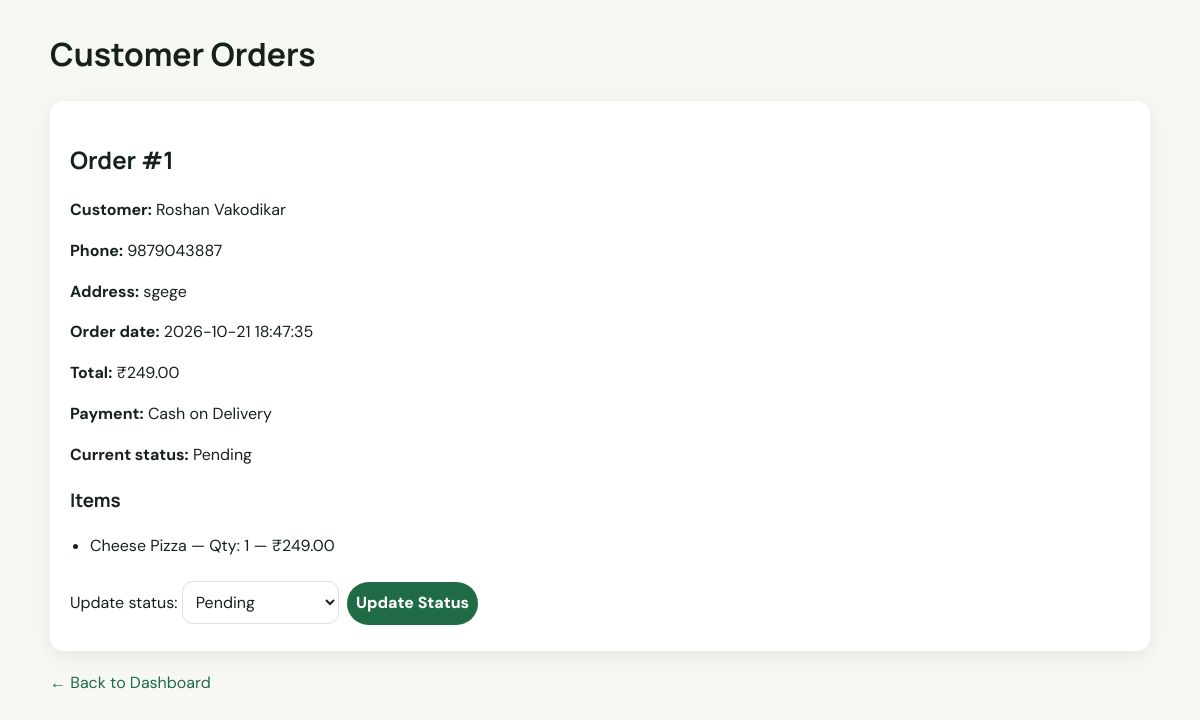
/admin/orders.php (signed in), run on the app's committed database.
### tables this page shows
CREATE TABLE IF NOT EXISTS orders (
  id INT UNSIGNED NOT NULL AUTO_INCREMENT,
  customer_name VARCHAR(150) NOT NULL,
  phone VARCHAR(25) NOT NULL,
  address TEXT NOT NULL,
  total_amount DECIMAL(10,2) NOT NULL DEFAULT 0,
  status ENUM('Pending','Preparing','Out for Delivery','Delivered','Cancelled') NOT NULL DEFAULT 'Pending',
  created_at TIMESTAMP NOT NULL DEFAULT CURRENT_TIMESTAMP,
  PRIMARY KEY (id),
  KEY idx_orders_phone (phone),
  KEY idx_orders_created_at (created_at)
);

CREATE TABLE IF NOT EXISTS order_items (
  id INT UNSIGNED NOT NULL AUTO_INCREMENT,
  order_id INT UNSIGNED NOT NULL,
  product_id INT UNSIGNED NULL,
  product_name VARCHAR(150) NOT NULL,
  price DECIMAL(10,2) NOT NULL,
  quantity INT UNSIGNED NOT NULL DEFAULT 1,
  subtotal DECIMAL(10,2) NOT NULL,
  PRIMARY KEY (id),
  KEY idx_order_items_order_id (order_id),
  CONSTRAINT fk_order_items_order FOREIGN KEY (order_id) REFERENCES orders(id) ON DELETE CASCADE,
  CONSTRAINT fk_order_items_product FOREIGN KEY (product_id) REFERENCES products(id) ON DELETE SET NULL
);

### admin/orders.php (the view, shortened to what this page needs)
<?php
require_once __DIR__ . '/../config.php';
$allowedStatuses = [
    'Pending',
    'Preparing',
    'Out for Delivery',
    'Delivered',
    'Cancelled'
];
try {
    $stmt = $pdo->query(
        "SELECT id, customer_name, phone, address,
                total_amount, status, created_at
         FROM orders
         ORDER BY id DESC"
    );
    $orders = $stmt->fetchAll();
    $itemStmt = $pdo->prepare(
        "SELECT product_name, price, quantity, subtotal
         FROM order_items
         WHERE order_id = ?
         ORDER BY id ASC"
    );
} catch (PDOException $e) {
    error_log('Orders loading failed: ' . $e->getMessage());
    $orders = [];
    $itemStmt = null;
    $message = 'Could not load orders from MySQL.';
}
function orderEscape($value) {
    return htmlspecialchars((string)$value, ENT_QUOTES, 'UTF-8');
}
?>
<!DOCTYPE html>
<html lang="en">
<head>
    <link rel="stylesheet" href="../style.css">
</head>
<body>
<div class="orders-wrap">
    <h1>Customer Orders</h1>
    <?php foreach ($orders as $order): ?>
        <section class="order-panel">
            <h2>Order #<?= (int)$order['id'] ?></h2>
            <p><strong>Customer:</strong>
                <?= orderEscape($order['customer_name']) ?></p>
            <p><strong>Phone:</strong>
                <?= orderEscape($order['phone'] ?? '') ?></p>
            <p><strong>Address:</strong>
                <?= nl2br(orderEscape($order['address'])) ?></p>
            <p><strong>Order date:</strong>
                <?= orderEscape($order['created_at']) ?></p>
            <p><strong>Total:</strong>
                ₹<?= number_format((float)$order['total_amount'], 2) ?></p>
            <p><strong>Payment:</strong> Cash on Delivery</p>
            <p><strong>Current status:</strong>
                <?= orderEscape($order['status']) ?></p>
            <h3>Items</h3>
            <?php
            $items = [];
            if ($itemStmt) {
                $itemStmt->execute([(int)$order['id']]);
                $items = $itemStmt->fetchAll();
            }
            ?>
            <?php if ($items): ?>
                <ul class="order-items">
                    <?php foreach ($items as $item): ?>
                        <li>
                            <?= orderEscape($item['product_name']) ?>
                            — Qty: <?= (int)$item['quantity'] ?>
                            — ₹<?= number_format((float)$item['subtotal'], 2) ?>
                        </li>
                    <?php endforeach; ?>
                </ul>
            <?php else: ?>
                <p>No item details available.</p>
            <?php endif; ?>
            <form method="POST">
                <label for="status-<?= (int)$order['id'] ?>">
                    Update status:
                </label>
                <select id="status-<?= (int)$order['id'] ?>"
                        name="status" required>
                    <?php foreach ($allowedStatuses as $status): ?>
                        <option value="<?= orderEscape($status) ?>"
                            <?= $order['status'] === $status ? 'selected' : '' ?>>
                            <?= orderEscape($status) ?>
                        </option>
                    <?php endforeach; ?>
                </select>
                <button type="submit" name="update_status" value="1">
                    Update Status
                </button>
            </form>
        </section>
    <?php endforeach; ?>
    <p><a href="dashboard.php">← Back to Dashboard</a></p>
</div>
</body>
</html>

### style.css (style rules this page uses)
:root { --ink:#17211b;--muted:#69756d;--paper:#f7f8f4;--white:#fff;--green:#1f6b45;--green2:#174c34;--lime:#d8f36a;--line:#e6eae3;--soft:#edf4e9;--shadow:0 18px 50px rgba(22,45,30,.09);--radius:22px }
* { box-sizing:border-box }
html { scroll-behavior:smooth;scroll-padding-top:100px }
body { margin:0;background:var(--paper);color:var(--ink);font-family:'DM Sans',Arial,sans-serif;line-height:1.55 }
a { color:var(--green);text-decoration:none }
button,input,select,textarea { font:inherit }
button,a { transition:transform .18s ease,background .18s ease,box-shadow .18s ease }
h1,h2,h3 { font-family:Manrope,'DM Sans',sans-serif }
input,select,textarea { max-width:100%;padding:12px 14px;border:1px solid #dce3d9;border-radius:11px;background:white;color:var(--ink);outline:none }
button,.btn { border:0;border-radius:999px;background:var(--green);color:white;padding:12px 18px;font-weight:800;cursor:pointer }
form { max-width:100% }

### admin/orders.php (style rules this page uses)
.orders-wrap { width: min(1100px, 94%); margin: 30px auto; }
.order-panel { background: #fff; border-radius: 14px; padding: 20px; margin: 20px 0; box-shadow: 0 5px 20px rgba(0,0,0,.07); overflow-wrap: anywhere; }
.order-panel select, .order-panel button { margin: 6px 4px 6px 0; padding: 9px; }
.order-items { padding-left: 20px; }

### data on the page
orders: id "1", customer_name "Roshan Vakodikar", phone "9879043887", address "sgege", created_at "2026-10-21 18:47:35", total_amount "249.00", status "Pending"
order_items: product_name "Cheese Pizza", quantity "1", subtotal "249.00"

### other printed values
form field status "Pending"
